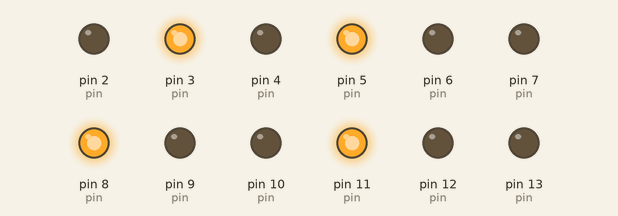
Recording of a sketch running on a simulated Arduino Uno, built with avr-gcc and run on an emulated ATmega328P. Shown: output pins drawn as LEDs (lit = HIGH).

Above: at 0.1 s.
At 1.1 s:
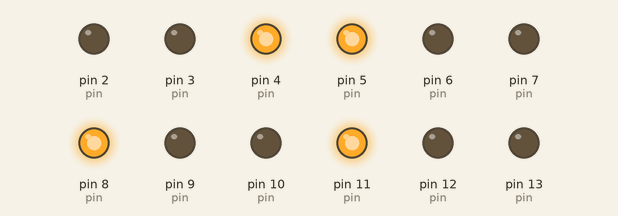
At 10.9 s:
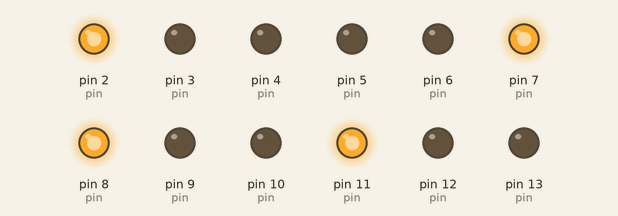
At 20.7 s:
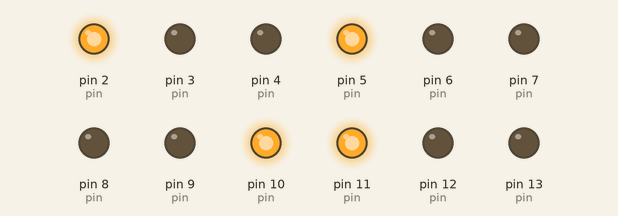
At 30.5 s:
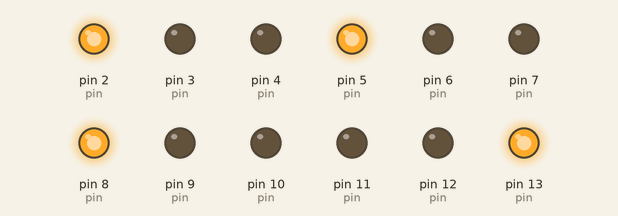
At 37.3 s:
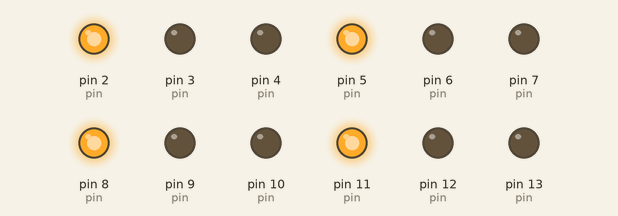
Timing chart, 0 to 40.0 s (numbered marks = the images above):
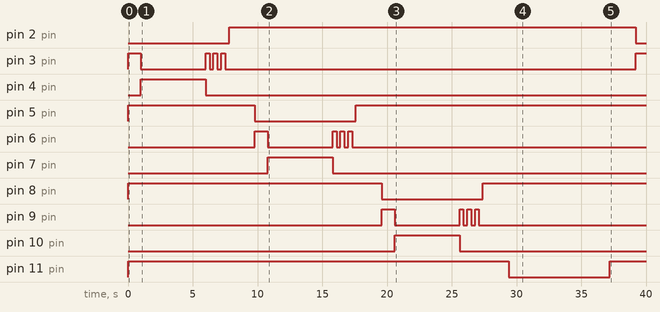

Measured:
- by itself, pin 2 (pin): LOW → HIGH at 7.8 s, → LOW 31.4 s later
- by itself, pin 3 (pin): LOW → HIGH at 0.00 s, → LOW 1.0 s later, → HIGH 5.0 s later, → LOW 0.30 s later, … (9 changes in this stretch)
- by itself, pin 4 (pin): LOW → HIGH at 1.0 s, → LOW 5.0 s later
- by itself, pin 5 (pin): LOW → HIGH at 0.00 s, → LOW 9.8 s later, → HIGH 7.8 s later
- by itself, pin 6 (pin): LOW → HIGH at 9.8 s, → LOW 1.0 s later, → HIGH 5.0 s later, → LOW 0.30 s later, … (8 changes in this stretch)
- by itself, pin 7 (pin): LOW → HIGH at 10.8 s, → LOW 5.0 s later
- by itself, pin 8 (pin): LOW → HIGH at 0.00 s, → LOW 19.6 s later, → HIGH 7.8 s later
- by itself, pin 9 (pin): LOW → HIGH at 19.6 s, → LOW 1.0 s later, → HIGH 5.0 s later, → LOW 0.30 s later, … (8 changes in this stretch)

The sketch:

project_arduino1.ino
```cpp
int pin[4][3]={{2,3,4},{5,6,7},{8,9,10},{11,12,13}}; // merah,kuning,hijau per sisi

void setup(){
  for(int i=0;i<12;i++)pinMode(pin[i/3][i%3],OUTPUT);
}

void semuaMerah(){
  for(int i=0;i<4;i++){
    digitalWrite(pin[i][0],HIGH);
    digitalWrite(pin[i][1],LOW);
    digitalWrite(pin[i][2],LOW);
  }
}

void kedip(int p){
  for(int i=0;i<3;i++){
    digitalWrite(p,HIGH);delay(300);
    digitalWrite(p,LOW);delay(300);
  }
}

void hijau(int s){
  semuaMerah();

  // TRANSISI: Merah → Kuning nyala 1 detik → Hijau
  digitalWrite(pin[s][0],LOW);
  digitalWrite(pin[s][1],HIGH);
  delay(1000);

  digitalWrite(pin[s][1],LOW);
  digitalWrite(pin[s][2],HIGH);
  delay(5000);

  digitalWrite(pin[s][2],LOW);
  kedip(pin[s][1]);  // Kuning kedip 3x
  digitalWrite(pin[s][0],HIGH);
}

void loop(){
  for(int s=0;s<4;s++){
    hijau(s);
    delay(2000);
  }
}
```
